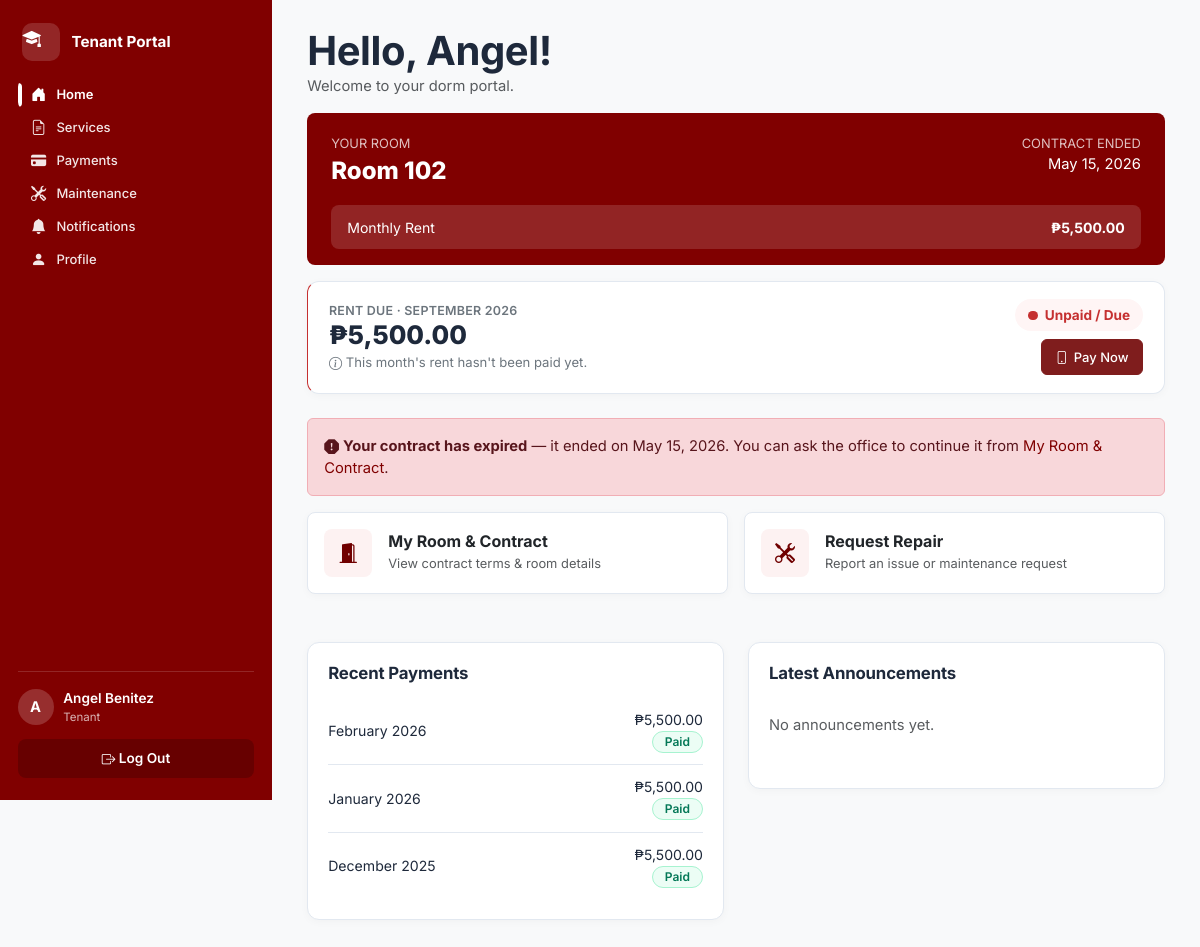
The page /tenant/dashboard.php (signed in) on the database its author committed.
### tables this page shows
CREATE TABLE dorm_rooms (
  room_id      INT UNSIGNED AUTO_INCREMENT PRIMARY KEY,
  room_number  VARCHAR(10)  NOT NULL,
  room_type    VARCHAR(50)  NOT NULL,         
  capacity     TINYINT UNSIGNED NOT NULL DEFAULT 1,
  monthly_rate DECIMAL(10,2) NOT NULL,
  floor_number TINYINT NOT NULL DEFAULT 1,
  status       ENUM('Available','Occupied','Under Maintenance','Reserved')
               NOT NULL DEFAULT 'Available',
  description  TEXT,
  date_added   TIMESTAMP NOT NULL DEFAULT CURRENT_TIMESTAMP,
  UNIQUE KEY uq_room_number (room_number),
  INDEX idx_room_status (status),
  INDEX idx_room_type (room_type)
);

CREATE TABLE contracts (
  contract_id      INT UNSIGNED AUTO_INCREMENT PRIMARY KEY,
  tenant_id        INT UNSIGNED NOT NULL,
  room_id          INT UNSIGNED NOT NULL,
  monthly_rent     DECIMAL(10,2) NOT NULL,
  security_deposit DECIMAL(10,2) NOT NULL DEFAULT 0,
  contract_start   DATE NOT NULL,
  contract_end     DATE NOT NULL,
  contract_status  ENUM('Active','Expiring Soon','Expired','Terminated')
                   NOT NULL DEFAULT 'Active',
  contract_file    VARCHAR(255) DEFAULT NULL,  
   
   
   
  renewal_requested_at DATETIME DEFAULT NULL,   
  last_renewed_at      DATETIME DEFAULT NULL,
  renewal_count        INT UNSIGNED NOT NULL DEFAULT 0,
  terminated_at        DATETIME DEFAULT NULL,
  termination_reason   TEXT DEFAULT NULL,
  created_at       TIMESTAMP NOT NULL DEFAULT CURRENT_TIMESTAMP,
  CONSTRAINT fk_contract_tenant FOREIGN KEY (tenant_id) REFERENCES tenants(tenant_id) ON DELETE CASCADE,
  CONSTRAINT fk_contract_room   FOREIGN KEY (room_id)   REFERENCES dorm_rooms(room_id),
  INDEX idx_contract_status (contract_status),
  INDEX idx_contract_end (contract_end)
);

CREATE TABLE payments (
  payment_id        INT UNSIGNED AUTO_INCREMENT PRIMARY KEY,
  contract_id       INT UNSIGNED NOT NULL,
  tenant_id         INT UNSIGNED NOT NULL,
  payment_amount    DECIMAL(10,2) NOT NULL,
  payment_for_month VARCHAR(20)  DEFAULT NULL,   
  payment_date      DATE DEFAULT NULL,
  due_date          DATE DEFAULT NULL,
  payment_status    ENUM('Pending','Paid','Overdue','Failed') NOT NULL DEFAULT 'Pending',
  payment_method    VARCHAR(50) DEFAULT NULL,      
  reference_no      VARCHAR(100) DEFAULT NULL,
  receipt_file      VARCHAR(255) DEFAULT NULL,
  paymongo_checkout_id VARCHAR(100) DEFAULT NULL,  
  paymongo_payment_id  VARCHAR(100) DEFAULT NULL,  
  webhook_received_at  TIMESTAMP NULL DEFAULT NULL,
  reminder_sent     BOOLEAN NOT NULL DEFAULT FALSE,
  created_at        TIMESTAMP NOT NULL DEFAULT CURRENT_TIMESTAMP,
  CONSTRAINT fk_payment_contract FOREIGN KEY (contract_id) REFERENCES contracts(contract_id) ON DELETE CASCADE,
  CONSTRAINT fk_payment_tenant   FOREIGN KEY (tenant_id)   REFERENCES tenants(tenant_id) ON DELETE CASCADE,
  INDEX idx_payment_status (payment_status),
  INDEX idx_payment_due (due_date),
  UNIQUE INDEX idx_payment_paymongo_checkout (paymongo_checkout_id)
);

### includes/functions.php (called while the page is built, shortened)
<?php
function clean(?string $value): string
{
    return htmlspecialchars(trim($value ?? ''), ENT_QUOTES, 'UTF-8');
}
function peso($amount): string
{
    return '₱' . number_format((float) $amount, 2);
}
function status_badge_class(string $status): string
{
    $map = [
        'Active'      => 'info',
        'Paid'        => 'success',
        'Approved'    => 'success',
        'Completed'   => 'success',
        'Available'   => 'success',
        'Pending'     => 'warning',
        'Ongoing'     => 'info',
        'Reserved'    => 'info',
        'Expiring Soon' => 'warning',
        'Overdue'     => 'danger',
        'Failed'      => 'danger',
        'Evicted'     => 'danger',
        'Declined'    => 'danger',
        'Rejected'    => 'danger',
        'Expired'     => 'danger',
        'Terminated'  => 'danger',
        'Occupied'    => 'secondary',
        'Checked Out' => 'secondary',
        'Under Maintenance' => 'secondary',
    ];
    return $map[$status] ?? 'secondary';
}
function days_until(string $date): int
{
    $target = new DateTime($date);
    $today  = new DateTime('today');
    return (int) $today->diff($target)->format('%r%a');
}
function tenant_current_contract(PDO $db, int $tenantId): ?array
{
    $stmt = $db->prepare("
        SELECT * FROM contracts
        WHERE tenant_id = ? AND contract_status IN ('Active','Expiring Soon','Expired')
        ORDER BY FIELD(contract_status,'Active','Expiring Soon','Expired'), contract_end DESC
        LIMIT 1
    ");
    $stmt->execute([$tenantId]);
    return $stmt->fetch() ?: null;
}
function contract_is_expired(?array $contract): bool
{
    return $contract !== null
        && ($contract['contract_status'] === 'Expired' || days_until($contract['contract_end']) < 0);
}
function current_billing_month(): string
{
    return date('F Y');
}
function tenant_rent_status(PDO $db, int $tenantId, ?array $contract = null): array
{
    $month = current_billing_month();
    $stmt = $db->prepare("
        SELECT * FROM payments
        WHERE tenant_id = ?
          AND (
                LOWER(TRIM(COALESCE(payment_for_month,''))) = LOWER(?)
             OR (
                  (payment_for_month IS NULL OR payment_for_month = '')
                  AND DATE_FORMAT(COALESCE(payment_date, due_date, created_at), '%Y-%m') = DATE_FORMAT(CURDATE(), '%Y-%m')
                )
          )
        ORDER BY FIELD(payment_status,'Paid','Overdue','Pending','Failed'), payment_id DESC
        LIMIT 1
    ");
    $stmt->execute([$tenantId, $month]);
    $payment = $stmt->fetch() ?: null;
    return ['state' => 'Due', 'label' => 'Unpaid / Due', 'badge' => 'danger',
            'amount' => (float) $contract['monthly_rent'], 'month' => $month, 'payment' => $payment];
}

### includes/auth.php (called while the page is built, shortened)
<?php
function current_role(): ?string
{
    return $_SESSION['role'] ?? null;
}
function current_user_id(): ?int
{
    return $_SESSION['user_id'] ?? null;
}
function current_tenant(): ?array
{
    static $tenant = false;
    if ($tenant === false) {
        if (current_role() !== 'tenant') {
            $tenant = null;
        } else {
            $stmt = get_db()->prepare('SELECT * FROM tenants WHERE user_id = ?');
            $stmt->execute([current_user_id()]);
            $tenant = $stmt->fetch() ?: null;
        }
    }
    return $tenant;
}

### config/database.php (called while the page is built, shortened)
<?php
function get_db(): PDO
{
    static $pdo = null;
    if ($pdo === null) {
        $dsn = 'mysql:host=' . DB_HOST . ';dbname=' . DB_NAME . ';charset=utf8mb4';
        $options = [
            PDO::ATTR_ERRMODE            => PDO::ERRMODE_EXCEPTION,
            PDO::ATTR_DEFAULT_FETCH_MODE => PDO::FETCH_ASSOC,
            PDO::ATTR_EMULATE_PREPARES   => false,
        ];
        try {
            $pdo = new PDO($dsn, DB_USER, DB_PASS, $options);
            $pdo->exec("SET time_zone = '+08:00'");
        } catch (PDOException $e) {
            error_log('Database connection failed: ' . $e->getMessage());
            http_response_code(500);
            die('Database connection failed. Did you import database/schema.sql, '
              . 'and does config/database.php match your MySQL credentials? '
              . 'Check the PHP error log for the exact database error.');
        }
    }
    return $pdo;
}

### tenant/dashboard.php (the view, shortened to what this page needs)
<?php
$db = get_db();
$tenant = current_tenant();
        ?>
        <?php
$room = null;
if ($tenant['room_id']) {
    $stmt = $db->prepare('SELECT * FROM dorm_rooms WHERE room_id = ?');
    $stmt->execute([$tenant['room_id']]);
    $room = $stmt->fetch();
}
$contract = $room ? tenant_current_contract($db, (int) $tenant['tenant_id']) : null;
$contractExpired = contract_is_expired($contract);
$rent = tenant_rent_status($db, (int) $tenant['tenant_id'], $contract);
$recentPayments = $db->prepare('SELECT * FROM payments WHERE tenant_id = ? ORDER BY COALESCE(payment_date, due_date) DESC LIMIT 5');
$recentPayments->execute([$tenant['tenant_id']]);
$recentPayments = $recentPayments->fetchAll();
$notifStmt = $db->prepare("
    SELECT n.* FROM notifications n
    WHERE n.target_type = 'all'
       OR (n.target_type = 'tenant' AND n.target_value = ?)
       OR (n.target_type = 'room' AND FIND_IN_SET(?, REPLACE(n.target_value, ' ', '')))
    ORDER BY n.date_sent DESC LIMIT 4
");
$notifStmt->execute([$tenant['tenant_id'], $room['room_number'] ?? '__none__']);
$announcements = $notifStmt->fetchAll();
include __DIR__ . '/../includes/header.php';
?>
<h1 class="mb-0">Hello, <?= clean($_SESSION['first_name']) ?>!</h1>
<p class="text-muted">Welcome to your dorm portal.</p>
<?php if ($room): ?>
<div class="room-banner">
  <div class="room-banner-top">
    <div>
      <div class="text-uppercase small opacity-75">Your Room</div>
      <div class="room-banner-number">Room <?= clean($room['room_number']) ?></div>
    </div>
    <?php if ($contract): ?>
      <div class="text-end">
        <div class="text-uppercase small opacity-75">Contract <?= $contractExpired ? 'Ended' : 'Ends' ?></div>
        <div><?= clean(date('F j, Y', strtotime($contract['contract_end']))) ?></div>
      </div>
    <?php endif; ?>
  </div>
  <div class="room-banner-rate-bar"><span>Monthly Rent</span><strong><?= peso($room['monthly_rate']) ?></strong></div>
</div>
<?php
$rentCardClass = ['Paid' => 'is-paid', 'Pending' => 'is-pending', 'Overdue' => 'is-due', 'Due' => 'is-due', 'None' => 'is-none'][$rent['state']];
$rentPaid = $rent['state'] === 'Paid';
?>
<div class="rent-status-card <?= $rentCardClass ?> mb-4">
  <div>
    <div class="rent-status-label"><?= $rentPaid ? 'Rent' : 'Rent Due' ?> · <?= clean($rent['month']) ?></div>
    <div class="rent-status-amount"><?= peso($rent['amount']) ?></div>
    <div class="rent-status-note">
      <?php if ($rent['state'] === 'Paid'): ?>
        <i class="bi bi-check-circle-fill"></i> Settled<?= !empty($rent['payment']['payment_date']) ? ' on ' . clean(date('M j, Y', strtotime($rent['payment']['payment_date']))) : '' ?><?= !empty($rent['payment']['payment_method']) ? ' · ' . clean($rent['payment']['payment_method']) : '' ?>. Nothing more to pay this month.
      <?php elseif ($rent['state'] === 'Pending'): ?>
        <i class="bi bi-hourglass-split"></i> We're confirming your GCash payment — this updates to Paid on its own, no need to refresh.
      <?php elseif ($rent['state'] === 'Overdue'): ?>
        <i class="bi bi-exclamation-triangle-fill"></i> This month's rent is past its due date.
      <?php elseif ($rent['state'] === 'None'): ?>
        You don't have an active contract, so no rent is being billed right now.
      <?php else: ?>
        <i class="bi bi-info-circle"></i> This month's rent hasn't been paid yet.
      <?php endif; ?>
    </div>
  </div>
  <div class="rent-status-side">
    <span class="rent-status-pill"><span class="rent-status-dot"></span><?= clean($rent['label']) ?></span>
    <?php if (in_array($rent['state'], ['Due', 'Overdue'], true)): ?>
      <a href="<?= BASE_URL ?>/tenant/payments.php" class="btn btn-sm btn-action-primary"><i class="bi bi-phone"></i> Pay Now</a>
    <?php endif; ?>
  </div>
</div>
<?php if ($contractExpired): ?>
  <div class="alert alert-danger mt-3">
    <i class="bi bi-exclamation-octagon-fill"></i> <strong>Your contract has expired</strong> — it ended on <?= clean(date('F j, Y', strtotime($contract['contract_end']))) ?>.
    <?php if (!empty($contract['renewal_requested_at'])): ?>
      You asked the office to renew it on <?= clean(date('F j, Y', strtotime($contract['renewal_requested_at']))) ?>; they'll be in touch.
    <?php else: ?>
      You can ask the office to continue it from <a href="<?= BASE_URL ?>/tenant/services.php">My Room &amp; Contract</a>.
    <?php endif; ?>
  </div>
<?php elseif ($contract && days_until($contract['contract_end']) <= 14): ?>
  <div class="alert alert-warning mt-3"><i class="bi bi-exclamation-triangle-fill"></i> Your contract expires in <?= days_until($contract['contract_end']) ?> day(s). You can <a href="<?= BASE_URL ?>/tenant/services.php">request a renewal</a> or visit the office.</div>
<?php endif; ?>
<?php else: ?>
  <div class="alert alert-info mt-3">You're approved! A room hasn't been assigned to you yet — the admin office will notify you once it is.</div>
<?php endif; ?>
<div class="row g-3 mb-4">
  <div class="col-md-6">
    <a href="<?= BASE_URL ?>/tenant/services.php" class="card border-0 shadow-sm rounded-4 p-3 text-decoration-none hover-lift h-100 d-flex flex-row align-items-center gap-3">
      <div class="dashboard-action-icon bg-maroon-subtle text-maroon rounded-3 d-flex align-items-center justify-content-center">
        <i class="bi bi-door-open-fill fs-5"></i>
      </div>
      <div>
        <h6 class="fw-bold text-dark mb-0">My Room &amp; Contract</h6>
        <small class="text-muted">View contract terms &amp; room details</small>
      </div>
    </a>
  </div>
  <div class="col-md-6">
    <a href="<?= BASE_URL ?>/tenant/maintenance.php" class="card border-0 shadow-sm rounded-4 p-3 text-decoration-none hover-lift h-100 d-flex flex-row align-items-center gap-3">
      <div class="dashboard-action-icon bg-maroon-subtle text-maroon rounded-3 d-flex align-items-center justify-content-center">
        <i class="bi bi-tools fs-5"></i>
      </div>
      <div>
        <h6 class="fw-bold text-dark mb-0">Request Repair</h6>
        <small class="text-muted">Report an issue or maintenance request</small>
      </div>
    </a>
  </div>
</div>
<div class="row g-4 mt-1">
  <div class="col-md-6">
    <div class="panel">
      <div class="panel-header"><h2>Recent Payments</h2></div>
      <?php foreach ($recentPayments as $p): ?>
        <div class="list-row">
          <div><?= clean($p['payment_for_month'] ?: date('M j, Y', strtotime($p['due_date'] ?? $p['created_at']))) ?></div>
          <div class="text-end"><?= peso($p['payment_amount']) ?><br><span class="badge badge-<?= status_badge_class($p['payment_status']) ?>"><?= clean($p['payment_status']) ?></span></div>
        </div>
      <?php endforeach; ?>
    </div>
  </div>
  <div class="col-md-6">
    <div class="panel">
      <div class="panel-header"><h2>Latest Announcements</h2></div>
      <?php if (!$announcements): ?><p class="text-muted py-3">No announcements yet.</p><?php endif; ?>
    </div>
  </div>
</div>
<?php
include __DIR__ . '/../includes/footer.php';
?>

### rows shown on the page
dorm_rooms: room_number "102", monthly_rate "₱5,500.00"
contracts: contract_end "May 15, 2026"
payments: payment_for_month "February 2026", payment_amount "₱5,500.00", payment_status "Paid"
payments: payment_for_month "January 2026", payment_amount "₱5,500.00", payment_status "Paid"
payments: payment_for_month "December 2025", payment_amount "₱5,500.00", payment_status "Paid"

### other values the page prints
$label "Home"
$label "Services"
$label "Payments"
$label "Maintenance"
$label "Notifications"
$label "Profile"
substr($_SESSION['first_name'] ?? '?', 0, 1) "A"
$role "Tenant"
$_SESSION['first_name'] "Angel"
$rent['month'] "SEPTEMBER 2026"
peso($rent['amount']) "₱5,500.00"
$rent['label'] "Unpaid / Due"
